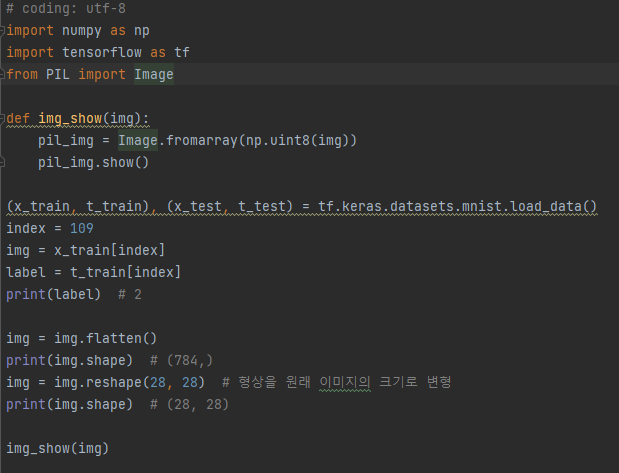
#> input picture 2023-1/딥러닝실제/과제/5.9주차과제/SRC_Image.png, 619 x 473 px
$ python Resize_Flip.py --path '../../../../2023-1/딥러닝실제/과제/5.9주차과제/SRC_Image.png'
#> lines starting #> are read from the running program, lines starting #| are printed output that depends on the picture
import argparse
import cv2

parser = argparse.ArgumentParser()
parser.add_argument('--path', default='../../1.Data/Lena.png', help='Image path.')
params = parser.parse_args()

img = cv2.imread(params.path)
#> img is the input picture: shape (473, 619, 3); mean B, G, R 47.3, 47.3, 47.2
print('shape:', img.shape)
#| shape: (473, 619, 3)

width, height = 128, 256
resized_img = cv2.resize(img, (width, height))
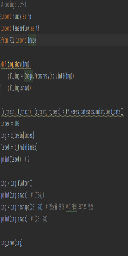
#> resized_img: shape (256, 128, 3); mean B, G, R 47.2, 47.2, 47
print('resized to 128x256 image shape:', resized_img.shape)
#| resized to 128x256 image shape: (256, 128, 3)

w_mult, h_mult = 0.25, 0.5
resized_img = cv2.resize(img, (0, 0), resized_img, w_mult, h_mult)
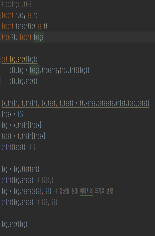
#> resized_img: shape (236, 155, 3); mean B, G, R 46.5, 46.4, 46.4
print('image shape:', resized_img.shape)
#| image shape: (236, 155, 3)

w_mult, h_mult = 2, 4
resized_img = cv2.resize(img, (0, 0), resized_img, w_mult, h_mult, cv2.INTER_NEAREST)
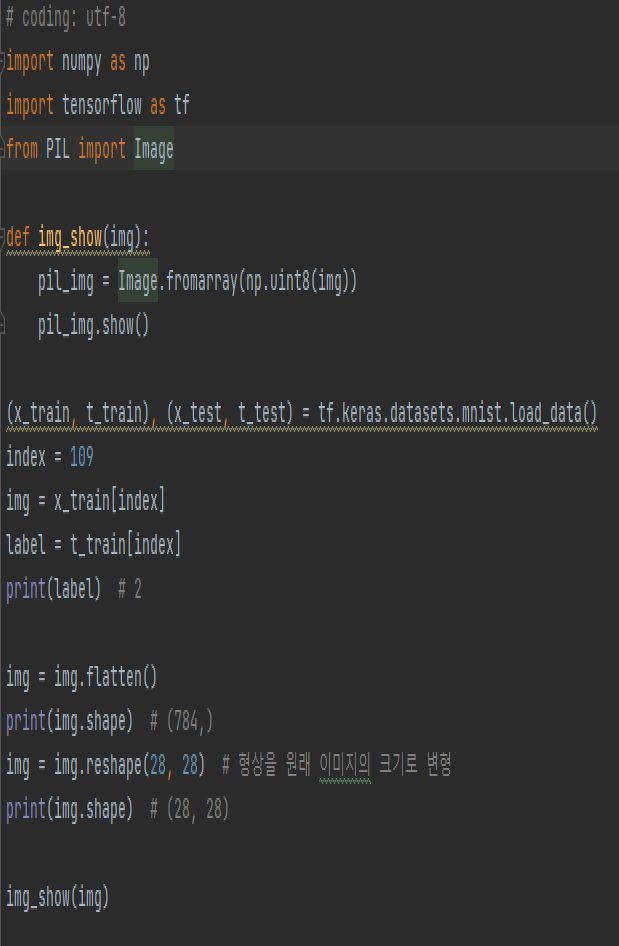
#> resized_img: shape (1892, 1238, 3) (shown at 1/2 size); mean B, G, R 47.3, 47.3, 47.2
print('image shape:', resized_img.shape)
#| image shape: (1892, 1238, 3)

img_flip_along_x = cv2.flip(img, 0)
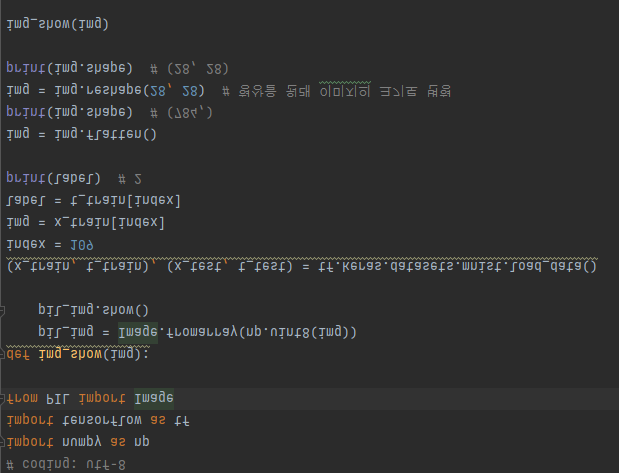
#> img_flip_along_x: shape (473, 619, 3); mean B, G, R 47.3, 47.3, 47.2
img_flip_along_x_along_y = cv2.flip(img_flip_along_x, 1)
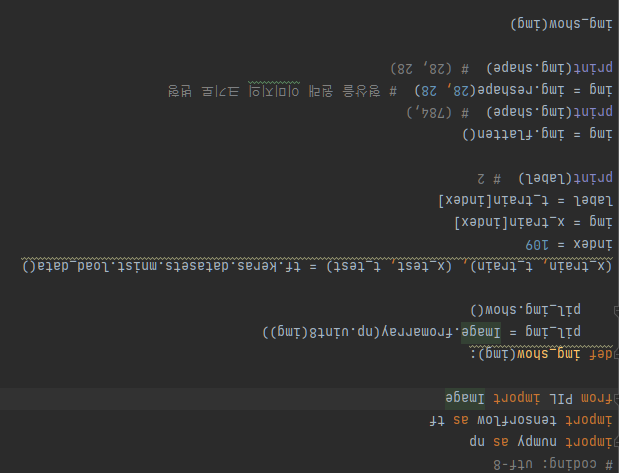
#> img_flip_along_x_along_y: shape (473, 619, 3); mean B, G, R 47.3, 47.3, 47.2
img_flipped_xy = cv2.flip(img, -1)

cv2.namedWindow("original", cv2.WINDOW_NORMAL)
cv2.namedWindow("result")
cv2.imshow("original", img)
cv2.imshow("result", resized_img)
cv2.waitKey(0)

assert img_flipped_xy.all() == img_flip_along_x_along_y.all()
